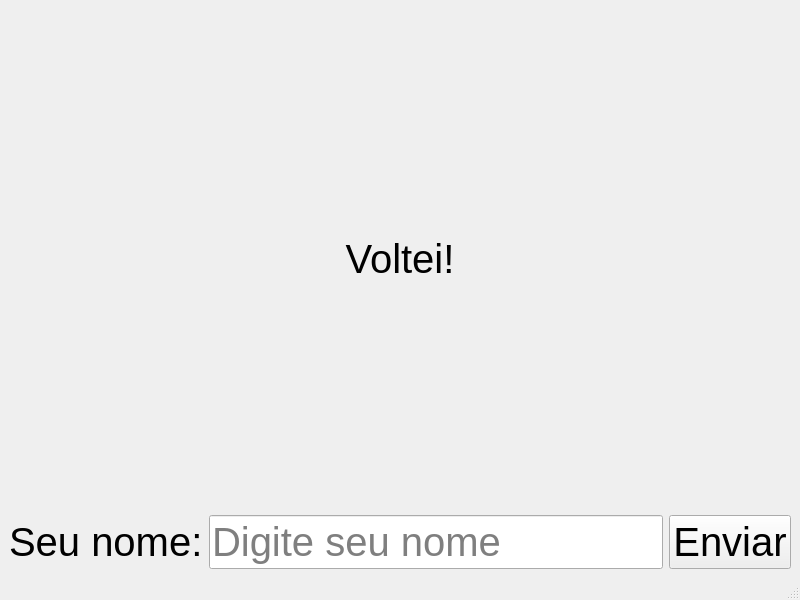
<?xml version="1.0" encoding="UTF-8"?>
<ui version="4.0">
 <class>MainWindow</class>
 <widget class="QMainWindow" name="MainWindow">
  <property name="geometry">
   <rect>
    <x>0</x>
    <y>0</y>
    <width>800</width>
    <height>600</height>
   </rect>
  </property>
  <property name="windowTitle">
   <string>MainWindow</string>
  </property>
  <widget class="QWidget" name="centralwidget">
   <layout class="QHBoxLayout" name="horizontalLayout">
    <item>
     <layout class="QGridLayout" name="gridLayout">
      <item row="0" column="0">
       <widget class="QLabel" name="labelResult">
        <property name="font">
         <font>
          <pointsize>30</pointsize>
         </font>
        </property>
        <property name="text">
         <string>Voltei!</string>
        </property>
        <property name="alignment">
         <set>Qt::AlignmentFlag::AlignCenter</set>
        </property>
       </widget>
      </item>
      <item row="1" column="0">
       <layout class="QGridLayout" name="gridLayout_2">
        <item row="0" column="1">
         <widget class="QLineEdit" name="lineName">
          <property name="font">
           <font>
            <pointsize>30</pointsize>
           </font>
          </property>
          <property name="placeholderText">
           <string>Digite seu nome</string>
          </property>
         </widget>
        </item>
        <item row="0" column="0">
         <widget class="QLabel" name="labelName">
          <property name="font">
           <font>
            <pointsize>30</pointsize>
           </font>
          </property>
          <property name="text">
           <string>Seu nome:</string>
          </property>
         </widget>
        </item>
        <item row="0" column="2">
         <widget class="QPushButton" name="buttonSend">
          <property name="font">
           <font>
            <pointsize>30</pointsize>
           </font>
          </property>
          <property name="text">
           <string>Enviar</string>
          </property>
         </widget>
        </item>
       </layout>
      </item>
     </layout>
    </item>
   </layout>
  </widget>
  <widget class="QMenuBar" name="menubar">
   <property name="geometry">
    <rect>
     <x>0</x>
     <y>0</y>
     <width>800</width>
     <height>33</height>
    </rect>
   </property>
  </widget>
  <widget class="QStatusBar" name="statusbar"/>
 </widget>
 <resources/>
 <connections/>
</ui>
